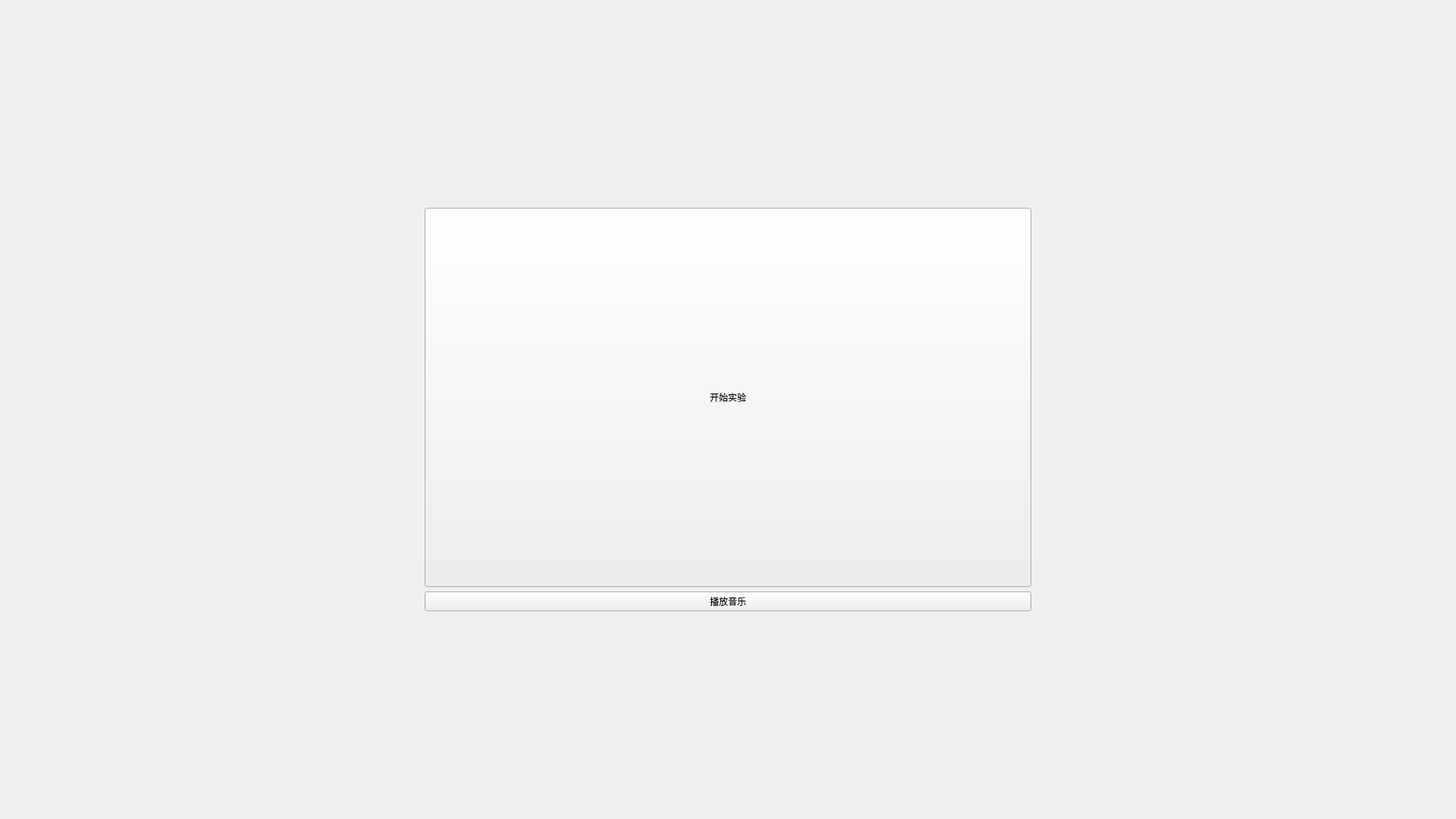
<?xml version="1.0" encoding="UTF-8"?>
<ui version="4.0">
 <class>Form</class>
 <widget class="QWidget" name="Form">
  <property name="geometry">
   <rect>
    <x>0</x>
    <y>0</y>
    <width>1920</width>
    <height>1080</height>
   </rect>
  </property>
  <property name="minimumSize">
   <size>
    <width>1920</width>
    <height>1080</height>
   </size>
  </property>
  <property name="windowTitle">
   <string>Form</string>
  </property>
  <layout class="QGridLayout" name="gridLayout">
   <item row="0" column="0">
    <spacer name="horizontalSpacer">
     <property name="orientation">
      <enum>Qt::Horizontal</enum>
     </property>
     <property name="sizeType">
      <enum>QSizePolicy::Fixed</enum>
     </property>
     <property name="sizeHint" stdset="0">
      <size>
       <width>168</width>
       <height>20</height>
      </size>
     </property>
    </spacer>
   </item>
   <item row="0" column="3">
    <spacer name="horizontalSpacer_2">
     <property name="orientation">
      <enum>Qt::Horizontal</enum>
     </property>
     <property name="sizeType">
      <enum>QSizePolicy::Fixed</enum>
     </property>
     <property name="sizeHint" stdset="0">
      <size>
       <width>168</width>
       <height>20</height>
      </size>
     </property>
    </spacer>
   </item>
   <item row="0" column="1">
    <layout class="QVBoxLayout" name="verticalLayout">
     <item>
      <widget class="QPushButton" name="startExp">
       <property name="sizePolicy">
        <sizepolicy hsizetype="Fixed" vsizetype="Fixed">
         <horstretch>0</horstretch>
         <verstretch>0</verstretch>
        </sizepolicy>
       </property>
       <property name="minimumSize">
        <size>
         <width>800</width>
         <height>500</height>
        </size>
       </property>
       <property name="text">
        <string>开始实验</string>
       </property>
      </widget>
     </item>
     <item>
      <widget class="QPushButton" name="playmusic">
       <property name="sizePolicy">
        <sizepolicy hsizetype="Fixed" vsizetype="Fixed">
         <horstretch>0</horstretch>
         <verstretch>0</verstretch>
        </sizepolicy>
       </property>
       <property name="minimumSize">
        <size>
         <width>800</width>
         <height>0</height>
        </size>
       </property>
       <property name="text">
        <string>播放音乐</string>
       </property>
      </widget>
     </item>
    </layout>
   </item>
  </layout>
 </widget>
 <resources/>
 <connections/>
</ui>
